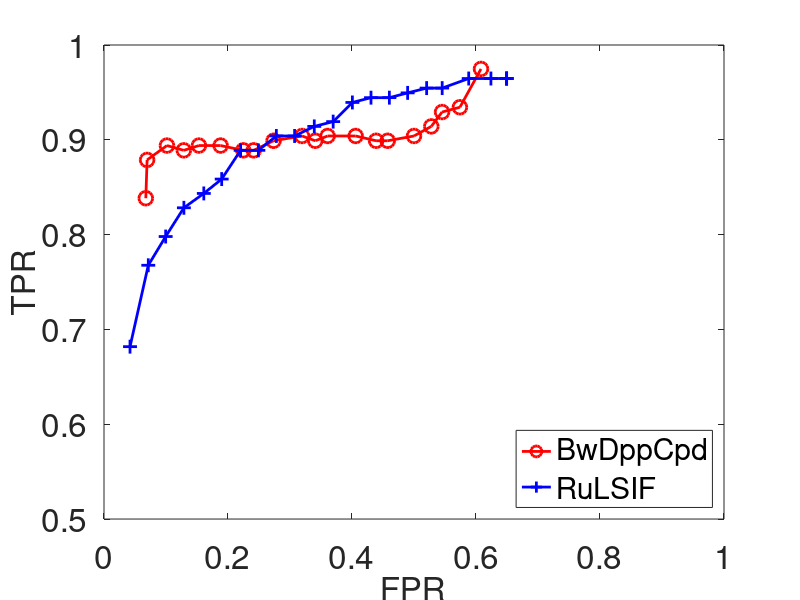

Recreate this plot in MATLAB.
clc;clear;close all;
load Roc_Dpp3.mat; %% gamma=3
FPR_dpp=FPR;
TPR_dpp=TPR;
% load Roc_Dpp1.mat;
% FPR_dpp1=FPR;
% TPR_dpp1=TPR;
load ROC_RuLSIF.mat;
FPR_Ru=FPR;
TPR_Ru=TPR;

%% plotting area
FPR_v_dpp=0.04:0.03:0.62;
FPR_v_Ru=0.04:0.03:0.7;
dpp_v=[];
% dpp_v1=[];
Ru_v=[];
for i=1:length(FPR_v_dpp)
    [~,idx]=min(abs(FPR_dpp-FPR_v_dpp(i)));
    dpp_v=[dpp_v,idx];
end
    
for i=1:length(FPR_v_Ru)
%     [~,idx]=min(abs(FPR_dpp1-FPR_v(i)));
%     dpp_v1=[dpp_v1,idx];
    [~,idx]=min(abs(FPR_Ru-FPR_v_Ru(i)));
    Ru_v=[Ru_v,idx];
end

% dpp_v=1:3:53;
% Ru_v=1:30:450;

h=figure, hold on; 
plot(FPR_dpp(dpp_v),TPR_dpp(dpp_v),'ro-');
% plot(FPR_dpp1(dpp_v),TPR_dpp1(dpp_v),'g^-');
plot(FPR_Ru(Ru_v),TPR_Ru(Ru_v),'b+-');
axis([0 1 0.5 1]);
legend('BwDppCpd','RuLSIF','Location','SouthEast');
xlabel('FPR');
ylabel('TPR');
set(h,'units', 'centimeters', 'pos', [0 0 20 7]);


box on;
set(gca, 'fontsize', 24, 'linewidth',0.1);
set(get(gca,'Children'),'linewidth',2,'markersize',10);
set(get(gca,'XLabel'),'FontSize',24);
set(get(gca,'YLabel'),'FontSize',24);